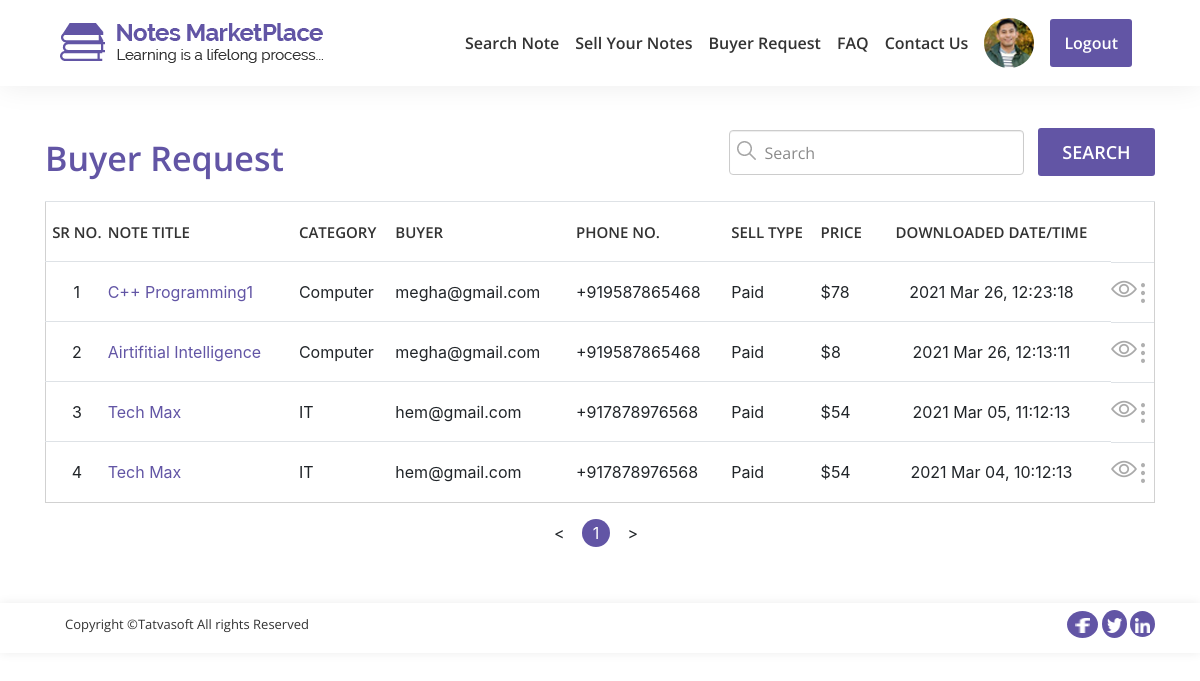
Page /users/buyer-request.php (signed in) on the earlier database version.
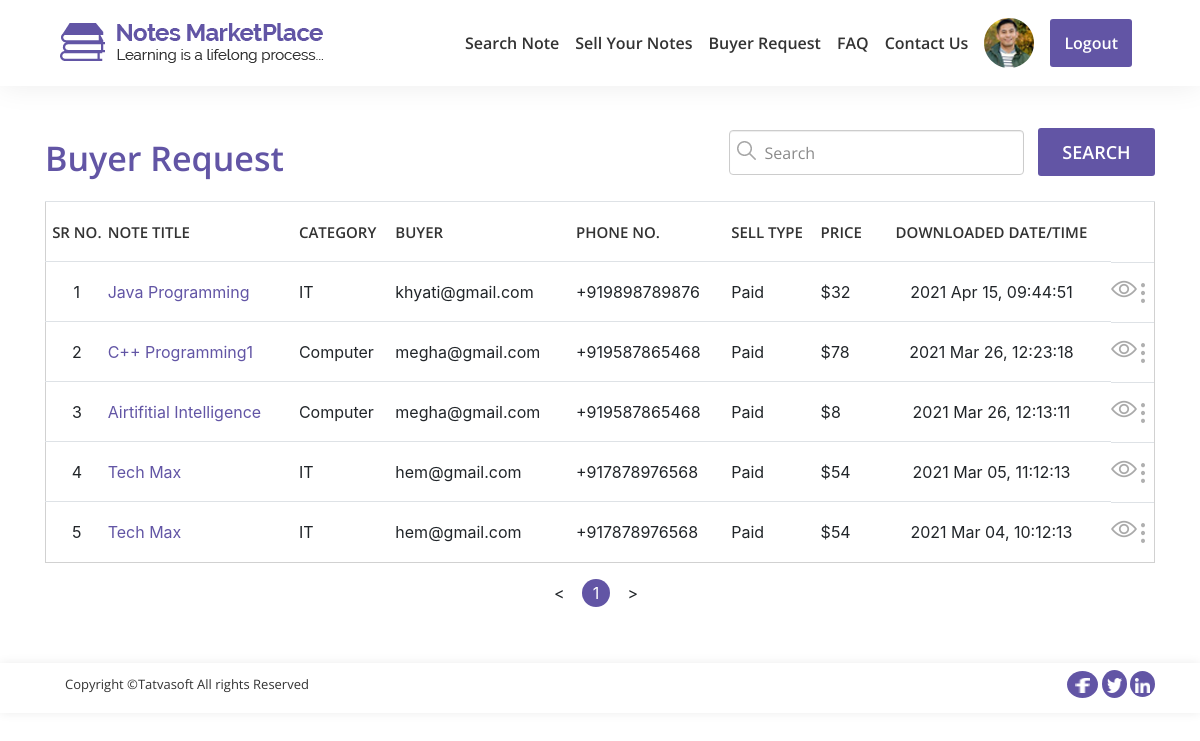
Same page on the later database version.
### tables this page shows
CREATE TABLE `order_note` (
  `order_id` int(11) NOT NULL,
  `seller_id` int(11) NOT NULL,
  `user_id` int(11) NOT NULL,
  `note_id` int(11) NOT NULL,
  `is_allowed_to_download` bit(2) NOT NULL DEFAULT b'0',
  `attachment_path` varchar(255) DEFAULT NULL,
  `is_attachment_downloaded` bit(2) NOT NULL DEFAULT b'0',
  `download_time` datetime NOT NULL,
  `is_paid` bit(2) NOT NULL,
  `purchase_price` decimal(10,0) DEFAULT NULL,
  `note_title` varchar(100) NOT NULL,
  `note_category` int(11) NOT NULL,
  `created_date` datetime DEFAULT NULL,
  `created_by` int(11) DEFAULT NULL,
  `updated_date` datetime DEFAULT NULL,
  `updated_by` int(11) DEFAULT NULL,
  `is_active` bit(2) NOT NULL DEFAULT b'1'
);

CREATE TABLE `note` (
  `note_id` int(11) NOT NULL,
  `title` varchar(100) NOT NULL,
  `category_id` int(11) NOT NULL,
  `display_img` varchar(500) DEFAULT NULL,
  `note_type_id` int(11) DEFAULT NULL,
  `number_of_pages` int(11) DEFAULT NULL,
  `description` varchar(255) NOT NULL,
  `university` varchar(200) DEFAULT NULL,
  `country` varchar(100) DEFAULT NULL,
  `cource` varchar(100) DEFAULT NULL,
  `cource_code` varchar(100) DEFAULT NULL,
  `professor` varchar(100) DEFAULT NULL,
  `is_paid` bit(1) NOT NULL DEFAULT b'1',
  `price` decimal(10,0) DEFAULT NULL,
  `note_preview` varchar(255) DEFAULT NULL,
  `user_id` int(11) NOT NULL,
  `status_id` int(11) NOT NULL,
  `action_by` int(11) DEFAULT NULL,
  `admin_remark` varchar(255) DEFAULT NULL,
  `published_date` datetime DEFAULT NULL,
  `created_date` datetime DEFAULT NULL,
  `created_by` int(11) DEFAULT NULL,
  `updated_date` datetime DEFAULT NULL,
  `updated_by` int(11) DEFAULT NULL,
  `is_active` bit(2) NOT NULL DEFAULT b'1'
);

CREATE TABLE `category` (
  `category_id` int(11) NOT NULL,
  `name` varchar(100) NOT NULL,
  `description` varchar(255) NOT NULL,
  `created_date` datetime DEFAULT NULL,
  `created_by` int(11) DEFAULT NULL,
  `updated_date` datetime DEFAULT NULL,
  `updated_by` int(11) DEFAULT NULL,
  `is_active` bit(2) NOT NULL DEFAULT b'1'
);

CREATE TABLE `user_profile` (
  `profile_id` int(11) NOT NULL,
  `dob` date DEFAULT NULL,
  `gender` int(11) DEFAULT NULL,
  `email2` varchar(100) DEFAULT NULL,
  `country_code` varchar(5) DEFAULT NULL,
  `mobile` varchar(20) DEFAULT NULL,
  `profile_pic` varchar(500) DEFAULT NULL,
  `address1` varchar(100) NOT NULL,
  `address2` varchar(100) NOT NULL,
  `city` varchar(50) NOT NULL,
  `state` varchar(50) NOT NULL,
  `zip_code` varchar(50) NOT NULL,
  `country` varchar(50) NOT NULL,
  `university` varchar(100) DEFAULT NULL,
  `college` varchar(100) DEFAULT NULL,
  `user_id` int(11) NOT NULL,
  `created_date` datetime DEFAULT NULL,
  `created_by` int(11) DEFAULT NULL,
  `updated_date` datetime DEFAULT NULL,
  `updated_by` int(11) DEFAULT NULL,
  `is_active` bit(2) NOT NULL DEFAULT b'1'
);

### users/buyer-request.php (the view, shortened to what this page needs)
<!DOCTYPE html>
<html lang="en">
<?php include "process/connection.php";
    $user=$_SESSION["user_id"];
    $query1="SELECT order_note.order_id,note.note_id,note.title,category.name,user_profile.email2,user_profile.country_code,user_profile.mobile,note.is_paid,note.price,order_note.created_date FROM order_note JOIN note ON order_note.note_id =note.note_id JOIN user_profile ON order_note.user_id=user_profile.user_id JOIN category ON order_note.note_category=category.category_id WHERE seller_id = '$user' AND is_allowed_to_download=0 ORDER BY order_note.created_date DESC";
    $result1=mysqli_query($conn, $query1);
?>
<head>
    <link rel="stylesheet" href="css/boostrap/bootstrap.min.css">
    <link rel="stylesheet" href="css/datatables/bootstrap.css">
    <link rel="stylesheet" href="css/animate/animate.min.css">
    <link rel="stylesheet" href="css/datatables/dataTables.bootstrap4.min.css">
    <link rel="stylesheet" href="css/style.css">
</head>
<body>
    <div class="we-wrapper">
        <?php include "includes/header.php"; ?>
        <section id="buyer-request">
            <div class="container">
                <div class=" search-tab row d-flex pt-5">
                    <div class="col-md-auto  col-sm-12 align-self-center animated fadeInLeft">
                        <h2>Buyer Request</h2>
                    </div>
                    <div class="col-md-auto col-sm-12 ml-auto  animated fadeInRight ">
                        <form>
                            <div class="form-group ">
                                <span class=" search-me">
                                    <img class=" field-icon-search" src="img/icons/search-icon.png">
                                    <input type="text" name="full-name" class="searchMeTable search-me form-search" placeholder="Search" />
                                </span>
                                <button class="search-btn">Search</button>
                            </div>
                        </form>
                    </div>
                </div>
                <section class="table-container-row10 animated slideInUp " id="buyer-request-table">
                    <div class="table-responsive">
                        <?php if($result1 && mysqli_num_rows($result1) != 0){   ?>
                        <table class="table  my-tables myTable paginated" id="myTable">
                            <thead class="small-head">
                                <tr>
                                    <td class="align-middle text-center pr-0">Sr No.</td>
                                    <td class="align-middle pr-0">Note Title</td>
                                    <td class="align-middle pr-0">Category</td>
                                    <td class="align-middle pr-0">Buyer</td>
                                    <td class="align-middle pr-0">Phone No.</td>
                                    <td class="align-middle pr-0">Sell Type</td>
                                    <td class="align-middle pr-0">Price</td>
                                    <td class="align-middle text-center pr-0">Downloaded Date/Time</td>
                                    <td></td>
                                </tr>
                            </thead>
                            <tbody>
                                <?php $i=1; while($row=mysqli_fetch_assoc($result1)){ ?>
                                <tr>
                                    <td class="pr-0"><?php echo $i; ?></td>
                                    <td class="pr-0" onclick="window.location.href = 'notes-detail.php';"><?php echo $row['title']; ?></td>
                                    <td class="pr-0"><?php echo $row['name']; ?></td>
                                    <td class="pr-0"><?php echo $row['email2']; ?></td>
                                    <td class="pr-0"><?php echo $row['country_code'];echo $row['mobile']; ?></td>
                                    <?php if($row['is_paid'] == 1){ ?>
                                    <td class="pr-0"><?php echo "Paid"; ?></td>
                                    <?php }
                                    ?>
                                    <td class="pr-0">$<?php echo $row['price']; ?></td>
                                    <td class="text-center pr-0">
                                        <?php
                                         $time=strtotime($row['created_date']);
                                          $t=date("Y M d, H:i:s", $time);
                                          echo $t;  ?>
                                    </td>
                                    <td class="d-block"><img class="d-inline-block align-middle mr-0" src="img/pre-login/eye.png" alt="eye">
                                        <div class="dropdown d-inline-block pull-right align-middle">
                                            <a class="toggle" href="#" data-toggle="dropdown"><img class="d-inline-block align-middle" src="img/icons/dots.png" alt="eye"></a>
                                        </div>
                                    </td>
                                </tr>
                                <?php $i++; } ?>
                            </tbody>
                        </table>
                        <?php } else{?>
                        <h5 class="text-center mt-3">No Record Found</h5>
                        <?php } ?>
                    </div>
                </section>
            </div>
        </section>
    </div>
    <?php include "includes/footer.php"; ?>
</body>
</html>

### users/includes/header.php (shortened to what this page needs)
<header>
    <nav class="navbar navbar-expand-lg white-nav-top  fixed-top justify-content-between">
        <div class="container">
            <a class="navbar-brand smooth-scroll clickMe" id="nave-menu-logo" href="home.php">
                <img src="img/logo/colored-logo.png" class="img-responsive" alt="logo">
            </a>
            <div class="container d-inline-block navbar-expand-lg ">
                <div class="collapse navbar-collapse justify-content-end ml-auto">
                    <ul class="nav navbar-nav d-flex">
                        <li class="nav-item align-self-center "><a class="nav-link clickMe" href="search.php">Search Note</a></li>
                        <li class="nav-item align-self-center"><a class="nav-link clickMe" href="
                        <?php if(isset($_SESSION["isLogin"]) ){
									if($_SESSION["isLogin"]=="yes"){ ?>
                         dashboard.php
                        <?php }}
                        else{ ?>
                         login.php
                         <?php } ?>
                         "> Sell Your Notes</a></li>
                        <?php if(isset($_SESSION["isLogin"]) ){
									if($_SESSION["isLogin"]=="yes"){ ?>
                        <li class="nav-item align-self-center "><a class="nav-link clickMe" href="buyer-request.php">Buyer Request</a></li>
                        <?php }} ?>
                        <li class="nav-item align-self-center"><a class="nav-link clickMe" href="faq.php">FAQ</a></li>
                        <li class="nav-item align-self-center"><a class="nav-link clickMe" href="contact-us.php">Contact Us</a></li>
                        <?php if(isset($_SESSION["isLogin"]) ){
									if($_SESSION["isLogin"]=="yes"){ ?>
                        <li class="nav-item dropdown align-self-center ">
                            <a class="nav-link toggle" href="#" id="navbardrop" data-toggle="dropdown" aria-haspopup="true" aria-expanded="false">
                                <img src="img/notedetails/reviewer-1.png" alt="client" class="img-responsive img-circle">
                            </a>
                        </li>
                        <?php }} ?>
                        <?php
								if(isset($_SESSION["isLogin"])){
									if($_SESSION["isLogin"]=="yes"){ ?>
                        <li class="nav-item align-self-center "><a class="nav-link" href="process/logoutBack.php"><button class="btn-header-colored">Logout</button></a></li>
                        <?php }else{ ?>
                        <li class="nav-item align-self-center"><a class="nav-link" href="login.php"><button class="btn-header-colored">Login</button></a></li>
                        <?php }
								}else{ ?>
                        <li class="nav-item align-self-center"><a class="nav-link" href="login.php"><button class="btn-header-colored">Login</button></a></li>
                        <?php } ?>
                    </ul>
                </div>
            </div>
        </div>
    </nav>
</header>

### users/includes/footer.php
<footer class="text-center">
    <div class="container">
        <div class="row">
            <div class="col-md-12">
                <p class="">
                    <span class="float-left">Copyright &copy;Tatvasoft All rights Reserved</span>
                    <span class="float-right">
                        <a href="#" class="pl-2 pr-2 pt-1 pt-1 rounded-circle"><img src="img/icons/facebook.png" class="img-responsive"></a>
                        <a href="#" class="rounded-circle"><img src="img/icons/twitter.png" class="img-responsive"></a>
                        <a href="#" class="pb-1 pt-1 rounded-circle"><img src="img/icons/linkedin.png" class="img-responsive"></a>
                    </span>
                </p>
            </div>
        </div>
    </div>
</footer>

Differences in the rows shown:
added order_note: note.title "Java Programming", note_category.name "IT", user_profile.email2 "khyati@gmail.com", user_profile.country_code "+91", user_profile.mobile "9898789876", note.price "32", created_date "2021 Apr 15, 09:44:51"
